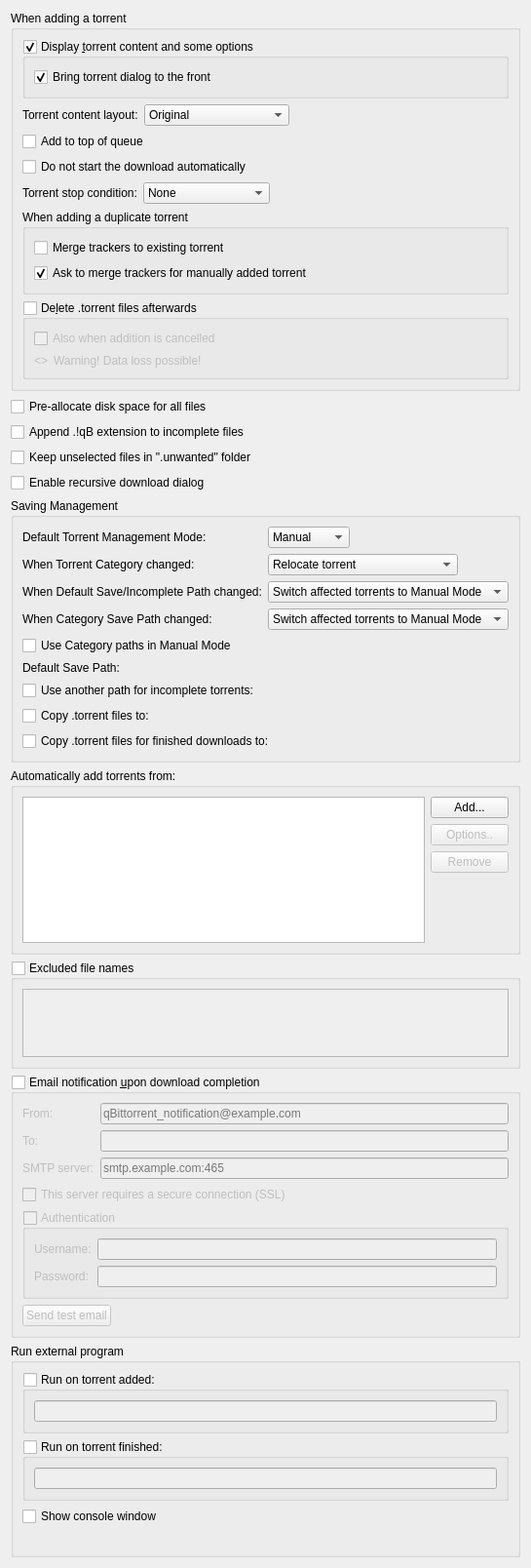
          <widget class="QWidget" name="scrollAreaWidgetContents_2">
           <property name="geometry">
            <rect>
             <x>0</x>
             <y>0</y>
             <width>539</width>
             <height>1457</height>
            </rect>
           </property>
           <layout class="QVBoxLayout" name="verticalLayout">
            <item>
             <widget class="QGroupBox" name="torrentAdditionBox">
              <property name="title">
               <string>When adding a torrent</string>
              </property>
              <layout class="QVBoxLayout" name="torrentAdditionBoxLayout">
               <item>
                <widget class="QGroupBox" name="checkAdditionDialog">
                 <property name="title">
                  <string>Display &amp;torrent content and some options</string>
                 </property>
                 <property name="checkable">
                  <bool>true</bool>
                 </property>
                 <layout class="QVBoxLayout" name="verticalLayout_18">
                  <item>
                   <widget class="QCheckBox" name="checkAdditionDialogFront">
                    <property name="text">
                     <string>Bring torrent dialog to the front</string>
                    </property>
                    <property name="checked">
                     <bool>true</bool>
                    </property>
                   </widget>
                  </item>
                 </layout>
                </widget>
               </item>
               <item>
                <layout class="QHBoxLayout" name="horizontalLayout_19">
                 <item>
                  <widget class="QLabel" name="contentLayoutLabel">
                   <property name="text">
                    <string>Torrent content layout:</string>
                   </property>
                  </widget>
                 </item>
                 <item>
                  <widget class="QComboBox" name="contentLayoutComboBox">
                   <property name="currentIndex">
                    <number>0</number>
                   </property>
                   <item>
                    <property name="text">
                     <string>Original</string>
                    </property>
                   </item>
                   <item>
                    <property name="text">
                     <string>Create subfolder</string>
                    </property>
                   </item>
                   <item>
                    <property name="text">
                     <string>Don't create subfolder</string>
                    </property>
                   </item>
                  </widget>
                 </item>
                 <item>
                  <spacer name="horizontalSpacer_20">
                   <property name="orientation">
                    <enum>Qt::Orientation::Horizontal</enum>
                   </property>
                   <property name="sizeHint" stdset="0">
                    <size>
                     <width>40</width>
                     <height>20</height>
                    </size>
                   </property>
                  </spacer>
                 </item>
                </layout>
               </item>
               <item>
                <widget class="QCheckBox" name="checkAddToQueueTop">
                 <property name="toolTip">
                  <string>The torrent will be added to the top of the download queue</string>
                 </property>
                 <property name="text">
                  <string extracomment="The torrent will be added to the top of the download queue">Add to top of queue</string>
                 </property>
                </widget>
               </item>
               <item>
                <widget class="QCheckBox" name="checkAddStopped">
                 <property name="toolTip">
                  <string>The torrent will be added to download list in a stopped state</string>
                 </property>
                 <property name="text">
                  <string extracomment="The torrent will be added to download list in a stopped state">Do not start the download automatically</string>
                 </property>
                </widget>
               </item>
               <item>
                <layout class="QHBoxLayout" name="stopConditionLayout">
                 <item>
                  <widget class="QLabel" name="stopConditionLabel">
                   <property name="text">
                    <string>Torrent stop condition:</string>
                   </property>
                  </widget>
                 </item>
                 <item>
                  <widget class="QComboBox" name="stopConditionComboBox">
                   <property name="currentIndex">
                    <number>0</number>
                   </property>
                   <item>
                    <property name="text">
                     <string>None</string>
                    </property>
                   </item>
                   <item>
                    <property name="text">
                     <string>Metadata received</string>
                    </property>
                   </item>
                   <item>
                    <property name="text">
                     <string>Files checked</string>
                    </property>
                   </item>
                  </widget>
                 </item>
                 <item>
                  <spacer name="stopConditionSpacer">
                   <property name="orientation">
                    <enum>Qt::Orientation::Horizontal</enum>
                   </property>
                   <property name="sizeHint" stdset="0">
                    <size>
                     <width>40</width>
                     <height>20</height>
                    </size>
                   </property>
                  </spacer>
                 </item>
                </layout>
               </item>
               <item>
                <widget class="QGroupBox" name="duplicateTorrentGroup">
                 <property name="title">
                  <string>When adding a duplicate torrent</string>
                 </property>
                 <layout class="QVBoxLayout" name="duplicateTorrentBoxLayout">
                  <item>
                   <widget class="QCheckBox" name="checkMergeTrackers">
                    <property name="text">
                     <string>Merge trackers to existing torrent</string>
                    </property>
                    <property name="checked">
                     <bool>false</bool>
                    </property>
                   </widget>
                  </item>
                  <item>
                   <widget class="QCheckBox" name="checkConfirmMergeTrackers">
                    <property name="text">
                     <string>Ask to merge trackers for manually added torrent</string>
                    </property>
                    <property name="checked">
                     <bool>true</bool>
                    </property>
                   </widget>
                  </item>
                 </layout>
                </widget>
               </item>
               <item>
                <widget class="QGroupBox" name="deleteTorrentBox">
                 <property name="toolTip">
                  <string>Whether the .torrent file should be deleted after adding it</string>
                 </property>
                 <property name="title">
                  <string>De&amp;lete .torrent files afterwards </string>
                 </property>
                 <property name="checkable">
                  <bool>true</bool>
                 </property>
                 <property name="checked">
                  <bool>false</bool>
                 </property>
                 <layout class="QVBoxLayout" name="deleteTorrentBoxLayout">
                  <item>
                   <widget class="QCheckBox" name="deleteCancelledTorrentBox">
                    <property name="toolTip">
                     <string>Also delete .torrent files whose addition was cancelled</string>
                    </property>
                    <property name="text">
                     <string>Also when addition is cancelled</string>
                    </property>
                   </widget>
                  </item>
                  <item>
                   <layout class="QHBoxLayout" name="deleteTorrentWarningLayout">
                    <item>
                     <widget class="QLabel" name="deleteTorrentWarningIcon">
                      <property name="sizePolicy">
                       <sizepolicy hsizetype="Fixed" vsizetype="Preferred">
                        <horstretch>0</horstretch>
                        <verstretch>0</verstretch>
                       </sizepolicy>
                      </property>
                      <property name="text">
                       <string notr="true">&lt;&gt;</string>
                      </property>
                     </widget>
                    </item>
                    <item>
                     <widget class="QLabel" name="deleteTorrentWarningLabel">
                      <property name="text">
                       <string>Warning! Data loss possible!</string>
                      </property>
                     </widget>
                    </item>
                   </layout>
                  </item>
                 </layout>
                </widget>
               </item>
              </layout>
             </widget>
            </item>
            <item>
             <widget class="QCheckBox" name="checkPreallocateAll">
              <property name="toolTip">
               <string>Allocate full file sizes on disk before starting downloads, to minimize fragmentation. Only useful for HDDs.</string>
              </property>
              <property name="text">
               <string>Pre-allocate disk space for all files</string>
              </property>
             </widget>
            </item>
            <item>
             <widget class="QCheckBox" name="checkAppendqB">
              <property name="text">
               <string>Append .!qB extension to incomplete files</string>
              </property>
             </widget>
            </item>
            <item>
             <widget class="QCheckBox" name="checkUnwantedFolder">
              <property name="text">
               <string>Keep unselected files in &quot;.unwanted&quot; folder</string>
              </property>
             </widget>
            </item>
            <item>
             <widget class="QCheckBox" name="checkRecursiveDownload">
              <property name="toolTip">
               <string>When a torrent is downloaded, offer to add torrents from any .torrent files found inside it</string>
              </property>
              <property name="text">
               <string>Enable recursive download dialog</string>
              </property>
             </widget>
            </item>
            <item>
             <widget class="QGroupBox" name="groupSavingManagement">
              <property name="title">
               <string>Saving Management</string>
              </property>
              <layout class="QVBoxLayout" name="groupSavingManagementLayout">
               <item>
                <layout class="QGridLayout" name="gridLayout_3">
                 <item row="0" column="0">
                  <widget class="QLabel" name="label_40">
                   <property name="text">
                    <string>Default Torrent Management Mode:</string>
                   </property>
                  </widget>
                 </item>
                 <item row="0" column="1">
                  <layout class="QHBoxLayout" name="horizontalLayout_70">
                   <property name="spacing">
                    <number>10</number>
                   </property>
                   <item>
                    <widget class="QComboBox" name="comboSavingMode">
                     <property name="toolTip">
                      <string>Automatic: Various torrent properties (e.g. save path) will be decided by the associated category
Manual: Various torrent properties (e.g. save path) must be assigned manually</string>
                     </property>
                     <item>
                      <property name="text">
                       <string>Manual</string>
                      </property>
                     </item>
                     <item>
                      <property name="text">
                       <string>Automatic</string>
                      </property>
                     </item>
                    </widget>
                   </item>
                   <item>
                    <spacer name="horizontalSpacer_160">
                     <property name="orientation">
                      <enum>Qt::Orientation::Horizontal</enum>
                     </property>
                     <property name="sizeHint" stdset="0">
                      <size>
                       <width>40</width>
                       <height>20</height>
                      </size>
                     </property>
                    </spacer>
                   </item>
                  </layout>
                 </item>
                 <item row="1" column="0">
                  <widget class="QLabel" name="labelTorrentCategoryChanged">
                   <property name="text">
                    <string>When Torrent Category changed:</string>
                   </property>
                  </widget>
                 </item>
                 <item row="1" column="1">
                  <layout class="QHBoxLayout" name="horizontalLayout_14">
                   <item>
                    <widget class="QComboBox" name="comboTorrentCategoryChanged">
                     <item>
                      <property name="text">
                       <string>Relocate torrent</string>
                      </property>
                     </item>
                     <item>
                      <property name="text">
                       <string>Switch torrent to Manual Mode</string>
                      </property>
                     </item>
                    </widget>
                   </item>
                   <item>
                    <spacer name="horizontalSpacer_17">
                     <property name="orientation">
                      <enum>Qt::Orientation::Horizontal</enum>
                     </property>
                     <property name="sizeHint" stdset="0">
                      <size>
                       <width>40</width>
                       <height>20</height>
                      </size>
                     </property>
                    </spacer>
                   </item>
                  </layout>
                 </item>
                 <item row="2" column="0">
                  <widget class="QLabel" name="labelCategoryDefaultPathChanged">
                   <property name="text">
                    <string>When Default Save/Incomplete Path changed:</string>
                   </property>
                  </widget>
                 </item>
                 <item row="2" column="1">
                  <layout class="QHBoxLayout" name="horizontalLayout_15">
                   <item>
                    <widget class="QComboBox" name="comboCategoryDefaultPathChanged">
                     <property name="currentIndex">
                      <number>1</number>
                     </property>
                     <item>
                      <property name="text">
                       <string>Relocate affected torrents</string>
                      </property>
                     </item>
                     <item>
                      <property name="text">
                       <string>Switch affected torrents to Manual Mode</string>
                      </property>
                     </item>
                    </widget>
                   </item>
                   <item>
                    <spacer name="horizontalSpacer_18">
                     <property name="orientation">
                      <enum>Qt::Orientation::Horizontal</enum>
                     </property>
                     <property name="sizeHint" stdset="0">
                      <size>
                       <width>40</width>
                       <height>20</height>
                      </size>
                     </property>
                    </spacer>
                   </item>
                  </layout>
                 </item>
                 <item row="3" column="0">
                  <widget class="QLabel" name="labelCategoryChanged">
                   <property name="text">
                    <string>When Category Save Path changed:</string>
                   </property>
                  </widget>
                 </item>
                 <item row="3" column="1">
                  <layout class="QHBoxLayout" name="horizontalLayout_17">
                   <item>
                    <widget class="QComboBox" name="comboCategoryChanged">
                     <property name="currentIndex">
                      <number>1</number>
                     </property>
                     <item>
                      <property name="text">
                       <string>Relocate affected torrents</string>
                      </property>
                     </item>
                     <item>
                      <property name="text">
                       <string>Switch affected torrents to Manual Mode</string>
                      </property>
                     </item>
                    </widget>
                   </item>
                   <item>
                    <spacer name="horizontalSpacer_19">
                     <property name="orientation">
                      <enum>Qt::Orientation::Horizontal</enum>
                     </property>
                     <property name="sizeHint" stdset="0">
                      <size>
                       <width>40</width>
                       <height>20</height>
                      </size>
                     </property>
                    </spacer>
                   </item>
                  </layout>
                 </item>
                </layout>
               </item>
               <item>
                <widget class="QCheckBox" name="checkUseCategoryPaths">
                 <property name="toolTip">
                  <string>Resolve relative Save Path against appropriate Category path instead of Default one</string>
                 </property>
                 <property name="text">
                  <string>Use Category paths in Manual Mode</string>
                 </property>
                </widget>
               </item>
               <item>
                <layout class="QGridLayout" name="gridLayout_4">
                 <item row="0" column="0">
                  <widget class="QLabel" name="labelSavePath">
                   <property name="text">
                    <string>Default Save Path:</string>
                   </property>
                  </widget>
                 </item>
                 <item row="0" column="1">
                  <widget class="FileSystemPathLineEdit" name="textSavePath" native="true"/>
                 </item>
                 <item row="1" column="0">
                  <widget class="QCheckBox" name="checkUseDownloadPath">
                   <property name="text">
                    <string>Use another path for incomplete torrents:</string>
                   </property>
                  </widget>
                 </item>
                 <item row="1" column="1">
                  <widget class="FileSystemPathLineEdit" name="textDownloadPath" native="true"/>
                 </item>
                 <item row="2" column="0">
                  <widget class="QCheckBox" name="checkExportDir">
                   <property name="text">
                    <string>Copy .torrent files to:</string>
                   </property>
                  </widget>
                 </item>
                 <item row="2" column="1">
                  <widget class="FileSystemPathLineEdit" name="textExportDir" native="true"/>
                 </item>
                 <item row="3" column="0">
                  <widget class="QCheckBox" name="checkExportDirFin">
                   <property name="text">
                    <string>Copy .torrent files for finished downloads to:</string>
                   </property>
                  </widget>
                 </item>
                 <item row="3" column="1">
                  <widget class="FileSystemPathLineEdit" name="textExportDirFin" native="true"/>
                 </item>
                </layout>
               </item>
              </layout>
             </widget>
            </item>
            <item>
             <widget class="QGroupBox" name="groupBox_2">
              <property name="title">
               <string>Automatically add torrents from:</string>
              </property>
              <layout class="QVBoxLayout" name="verticalLayout_38">
               <item>
                <layout class="QHBoxLayout" name="horizontalLayout_16">
                 <item>
                  <widget class="QTreeView" name="scanFoldersView">
                   <property name="sizePolicy">
                    <sizepolicy hsizetype="Expanding" vsizetype="Expanding">
                     <horstretch>0</horstretch>
                     <verstretch>1</verstretch>
                    </sizepolicy>
                   </property>
                   <property name="minimumSize">
                    <size>
                     <width>250</width>
                     <height>150</height>
                    </size>
                   </property>
                   <property name="editTriggers">
                    <set>QAbstractItemView::EditTrigger::AllEditTriggers</set>
                   </property>
                   <property name="selectionMode">
                    <enum>QAbstractItemView::SelectionMode::SingleSelection</enum>
                   </property>
                   <property name="selectionBehavior">
                    <enum>QAbstractItemView::SelectionBehavior::SelectRows</enum>
                   </property>
                   <property name="textElideMode">
                    <enum>Qt::TextElideMode::ElideNone</enum>
                   </property>
                   <property name="rootIsDecorated">
                    <bool>false</bool>
                   </property>
                   <attribute name="headerDefaultSectionSize">
                    <number>80</number>
                   </attribute>
                   <attribute name="headerStretchLastSection">
                    <bool>false</bool>
                   </attribute>
                  </widget>
                 </item>
                 <item>
                  <layout class="QVBoxLayout" name="verticalLayout_37">
                   <item>
                    <widget class="QPushButton" name="addWatchedFolderButton">
                     <property name="text">
                      <string>Add...</string>
                     </property>
                    </widget>
                   </item>
                   <item>
                    <widget class="QPushButton" name="editWatchedFolderButton">
                     <property name="enabled">
                      <bool>false</bool>
                     </property>
                     <property name="text">
                      <string>Options..</string>
                     </property>
                    </widget>
                   </item>
                   <item>
                    <widget class="QPushButton" name="removeWatchedFolderButton">
                     <property name="enabled">
                      <bool>false</bool>
                     </property>
                     <property name="text">
                      <string>Remove</string>
                     </property>
                    </widget>
                   </item>
                   <item>
                    <spacer name="verticalSpacer_6">
                     <property name="orientation">
                      <enum>Qt::Orientation::Vertical</enum>
                     </property>
                     <property name="sizeHint" stdset="0">
                      <size>
                       <width>20</width>
                       <height>40</height>
                      </size>
                     </property>
                    </spacer>
                   </item>
                  </layout>
                 </item>
                </layout>
               </item>
              </layout>
             </widget>
            </item>
            <item>
             <widget class="QGroupBox" name="groupExcludedFileNames">
              <property name="title">
               <string>Excluded file names</string>
              </property>
              <property name="checkable">
               <bool>true</bool>
              </property>
              <property name="checked">
               <bool>false</bool>
              </property>
              <layout class="QVBoxLayout" name="verticalLayout_311">
               <item>
                <widget class="QPlainTextEdit" name="textExcludedFileNames">
                 <property name="toolTip">
                  <string>Blacklist filtered file names from being downloaded from torrent(s).
Files matching any of the filters in this list will have their priority automatically set to &quot;Do not download&quot;.

Use newlines to separate multiple entries. Can use wildcards as outlined below.
*: matches zero or more of any characters.
?: matches any single character.
[...]: sets of characters can be represented in square brackets.

Examples
*.exe: filter '.exe' file extension.
readme.txt: filter exact file name.
?.txt: filter 'a.txt', 'b.txt' but not 'aa.txt'.
readme[0-9].txt: filter 'readme1.txt', 'readme2.txt' but not 'readme10.txt'.</string>
                 </property>
                 <property name="tabChangesFocus">
                  <bool>true</bool>
                 </property>
                 <property name="lineWrapMode">
                  <enum>QPlainTextEdit::LineWrapMode::NoWrap</enum>
                 </property>
                </widget>
               </item>
              </layout>
             </widget>
            </item>
            <item>
             <widget class="QGroupBox" name="groupMailNotification">
              <property name="title">
               <string>Email notification &amp;upon download completion</string>
              </property>
              <property name="checkable">
               <bool>true</bool>
              </property>
              <property name="checked">
               <bool>false</bool>
              </property>
              <layout class="QVBoxLayout" name="verticalLayout_171">
               <item>
                <layout class="QGridLayout" name="gridLayout_9">
                 <item row="0" column="0">
                  <widget class="QLabel" name="label_25">
                   <property name="toolTip">
                    <string>Sender</string>
                   </property>
                   <property name="text">
                    <string comment="From sender">From:</string>
                   </property>
                  </widget>
                 </item>
                 <item row="0" column="1">
                  <widget class="QLineEdit" name="senderEmailTxt">
                   <property name="placeholderText">
                    <string notr="true">qBittorrent_notification@example.com</string>
                   </property>
                  </widget>
                 </item>
                 <item row="1" column="0">
                  <widget class="QLabel" name="label_2">
                   <property name="toolTip">
                    <string>Receiver</string>
                   </property>
                   <property name="text">
                    <string comment="To receiver">To:</string>
                   </property>
                  </widget>
                 </item>
                 <item row="1" column="1">
                  <widget class="QLineEdit" name="lineEditDestEmail"/>
                 </item>
                 <item row="2" column="0">
                  <widget class="QLabel" name="label_3">
                   <property name="text">
                    <string>SMTP server:</string>
                   </property>
                  </widget>
                 </item>
                 <item row="2" column="1">
                  <widget class="QLineEdit" name="lineEditSmtpServer">
                   <property name="placeholderText">
                    <string notr="true">smtp.example.com:465</string>
                   </property>
                  </widget>
                 </item>
                </layout>
               </item>
               <item>
                <widget class="QCheckBox" name="checkSmtpSSL">
                 <property name="text">
                  <string>This server requires a secure connection (SSL)</string>
                 </property>
                </widget>
               </item>
               <item>
                <widget class="QGroupBox" name="groupMailNotifAuth">
                 <property name="title">
                  <string>Authentication</string>
                 </property>
                 <property name="checkable">
                  <bool>true</bool>
                 </property>
                 <property name="checked">
                  <bool>false</bool>
                 </property>
                 <layout class="QFormLayout" name="formLayout_2">
                  <item row="0" column="0">
                   <widget class="QLabel" name="label_7">
                    <property name="text">
                     <string>Username:</string>
                    </property>
                   </widget>
                  </item>
                  <item row="0" column="1">
                   <widget class="QLineEdit" name="mailNotifUsername"/>
                  </item>
                  <item row="1" column="0">
                   <widget class="QLabel" name="label_8">
                    <property name="text">
                     <string>Password:</string>
                    </property>
                   </widget>
                  </item>
                  <item row="1" column="1">
                   <widget class="QLineEdit" name="mailNotifPassword">
                    <property name="echoMode">
                     <enum>QLineEdit::EchoMode::Password</enum>
                    </property>
                   </widget>
                  </item>
                 </layout>
                </widget>
               </item>
               <item>
                <widget class="QPushButton" name="sendTestEmail">
                 <property name="sizePolicy">
                  <sizepolicy hsizetype="Fixed" vsizetype="Fixed">
                   <horstretch>0</horstretch>
                   <verstretch>0</verstretch>
                  </sizepolicy>
                 </property>
                 <property name="text">
                  <string>Send test email</string>
                 </property>
                </widget>
               </item>
              </layout>
             </widget>
            </item>
            <item>
             <widget class="QGroupBox" name="autoRunBox">
              <property name="title">
               <string>Run external program</string>
              </property>
              <layout class="QVBoxLayout" name="verticalLayout_19">
               <item>
                <widget class="QGroupBox" name="groupBoxRunOnAdded">
                 <property name="title">
                  <string>Run on torrent added:</string>
                 </property>
                 <property name="checkable">
                  <bool>true</bool>
                 </property>
                 <property name="checked">
                  <bool>false</bool>
                 </property>
                 <layout class="QVBoxLayout" name="verticalLayout_39">
                  <item>
                   <widget class="QLineEdit" name="lineEditRunOnAdded"/>
                  </item>
                 </layout>
                </widget>
               </item>
               <item>
                <widget class="QGroupBox" name="groupBoxRunOnFinished">
                 <property name="title">
                  <string>Run on torrent finished:</string>
                 </property>
                 <property name="checkable">
                  <bool>true</bool>
                 </property>
                 <property name="checked">
                  <bool>false</bool>
                 </property>
                 <layout class="QVBoxLayout" name="verticalLayout_36">
                  <item>
                   <widget class="QLineEdit" name="lineEditRunOnFinished"/>
                  </item>
                 </layout>
                </widget>
               </item>
               <item>
                <widget class="QCheckBox" name="autoRunConsole">
                 <property name="text">
                  <string>Show console window</string>
                 </property>
                </widget>
               </item>
               <item>
                <widget class="QLabel" name="labelAutoRunParam">
                 <property name="wordWrap">
                  <bool>true</bool>
                 </property>
                </widget>
               </item>
              </layout>
             </widget>
            </item>
           </layout>
          </widget>
